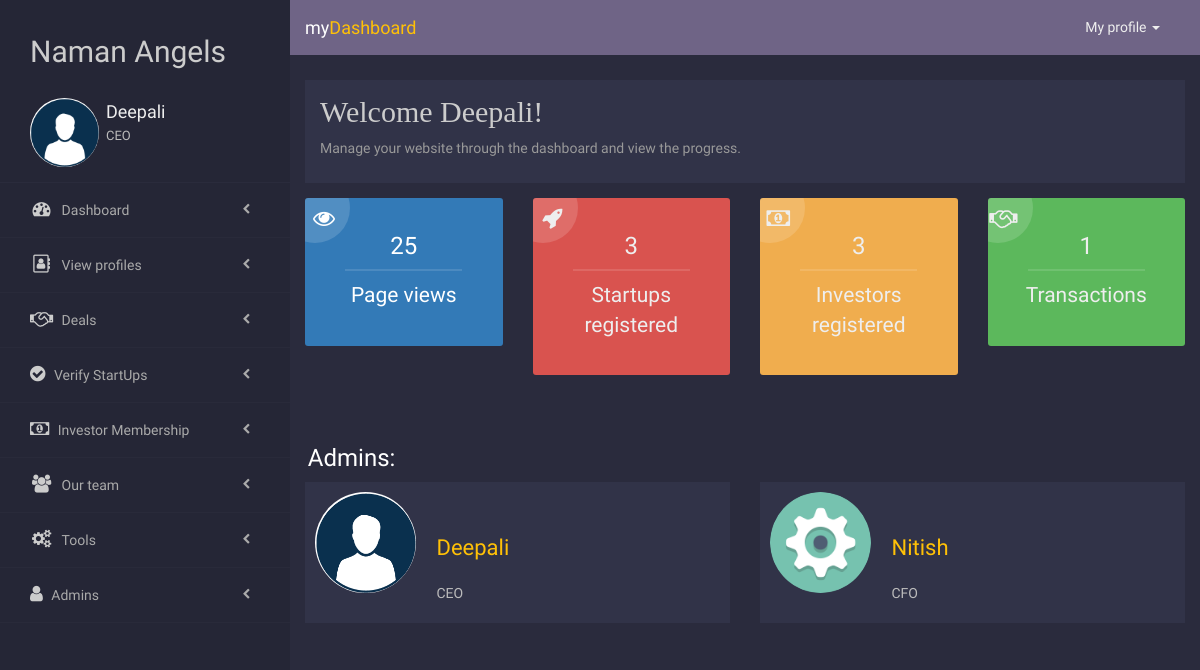
/admin/dashboard.php (signed in), run on an earlier commit of the app's database.
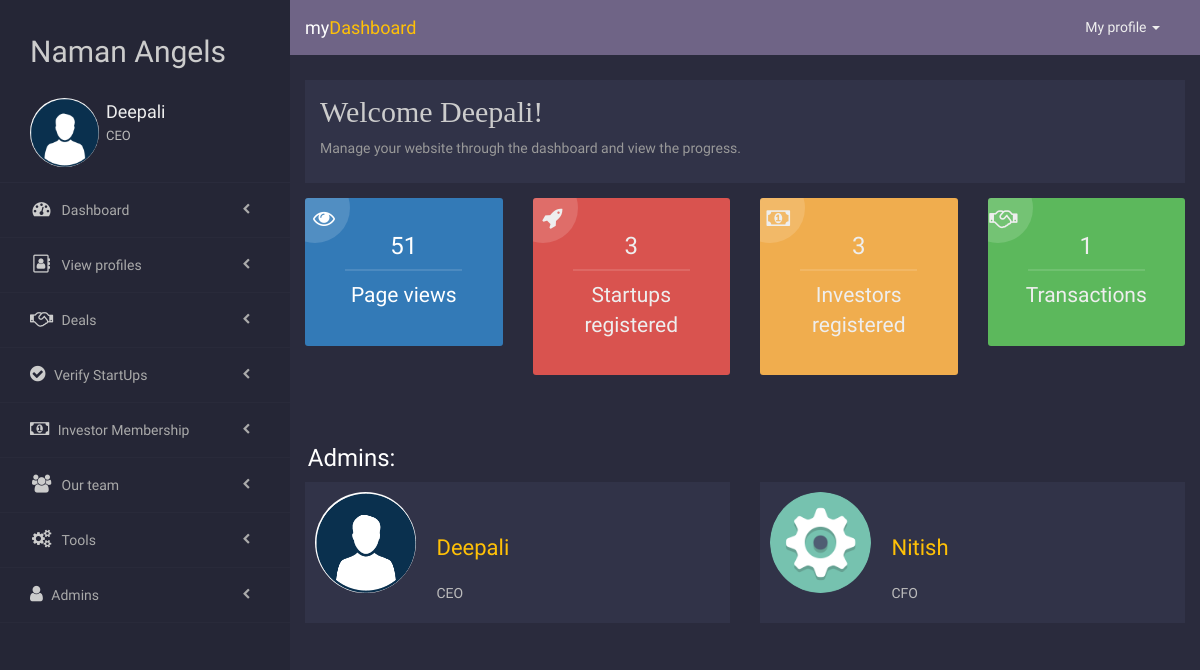
And on a later commit of the database.
### tables this page shows
CREATE TABLE `siteinfo` (
  `ID` int(100) NOT NULL,
  `Counter` int(100) NOT NULL DEFAULT '0'
);

### admin/dashboard.php (the view, shortened to what this page needs)
<?php
  require "../server.php" ;
  $q = "SELECT * FROM userstp;";
	$results=mysqli_query($db, $q);
  $startup=mysqli_num_rows($results);
  $q1 = "SELECT * FROM userinv;";
	$results=mysqli_query($db, $q1);
  $investor=mysqli_num_rows($results);
  $q1 = "SELECT * FROM requests WHERE Deal=1;";
  $results=mysqli_query($db, $q1);
  $transactions=mysqli_num_rows($results);
  $q = "SELECT * FROM siteinfo where ID = '1'";
  $results=mysqli_query($db, $q);
  $row = mysqli_fetch_array($results);
  $pagehit = $row['Counter'];
?>
<html lang="en">
  <head>
    <link rel="stylesheet" href="https://maxcdn.bootstrapcdn.com/font-awesome/4.7.0/css/font-awesome.min.css">
    <link rel="stylesheet" href="css/dashboard.css">
  </head>
  <body>
  <?php require "sidebar.php" ?>
  <div class="cont">
      <div class="welcome">
        <div class="container-fluid">
          <div class="row">
            <div class="col-md-12">
              <div class="content">
                <h2>Welcome <?php echo $AdminName;?>!</h2>
                <p>Manage your website through the dashboard and view the progress.</p>
              </div>
            </div>
          </div>
        </div>
      </div>
      <section class='statis text-center'>
        <div class="container-fluid">
          <div class="row">
            <div class="col-md-3">
              <div class="box bg-primary">
                <i class="fa fa-eye"></i>
                <h3><?= $pagehit?></h3>
                <p class="lead">Page views</p>
              </div>
            </div>
            <div class="col-md-3">
              <div class="box danger">
                <i class="fa fa-rocket"></i>
                <h3><?php echo $startup ;?></h3>
                <p class="lead">Startups registered</p>
              </div>
            </div>
            <div class="col-md-3">
              <div class="box warning">
                <i class="fa fa-money"></i>
                <h3><?php echo $investor ;?></h3>
                <p class="lead">Investors registered</p>
              </div>
            </div>
            <div class="col-md-3">
              <div class="box success">
                <i class="fa fa-handshake-o"></i>
                <h3><?php echo $transactions ;?></h3>
                <p class="lead">Transactions</p>
              </div>
            </div>
          </div>
        </div>
      </section>
      <?php
            $qu = "SELECT * FROM admin";
            $results = mysqli_query($db, $qu);
            echo '
                  <section class="admins">
                    <div class="container-fluid">
                    <div class="row">
                     <h3>  &nbsp;&nbsp;&nbsp;Admins:</h3>
            ';
            while($row = mysqli_fetch_assoc($results))
            {
                    echo '
                      <div class="col-md-6">
                      <div class="box">
                            <div class="admin">
                              <div class="img">
                              <img class="img-responsive" src="../'.$row['ProfilePic'].'" style="border-radius:50%;"/>
                              </div>
                              <div class="info"><br><br>
                              <font class="name">'.$row['AdminName'].'</font><br><br>
                              <p class="designation">'.$row['AdminDesgn'].'</p></center>
                              </div>
                            </div>
                            </div>
                            </div>';
            }
            echo '
            </div>
            </div>
            </section>
            ';
            ?>
      </div>
      </body>
    </html>

What changed in the data, as far as the page shows it:
changed siteinfo: Counter "25" → "51"
